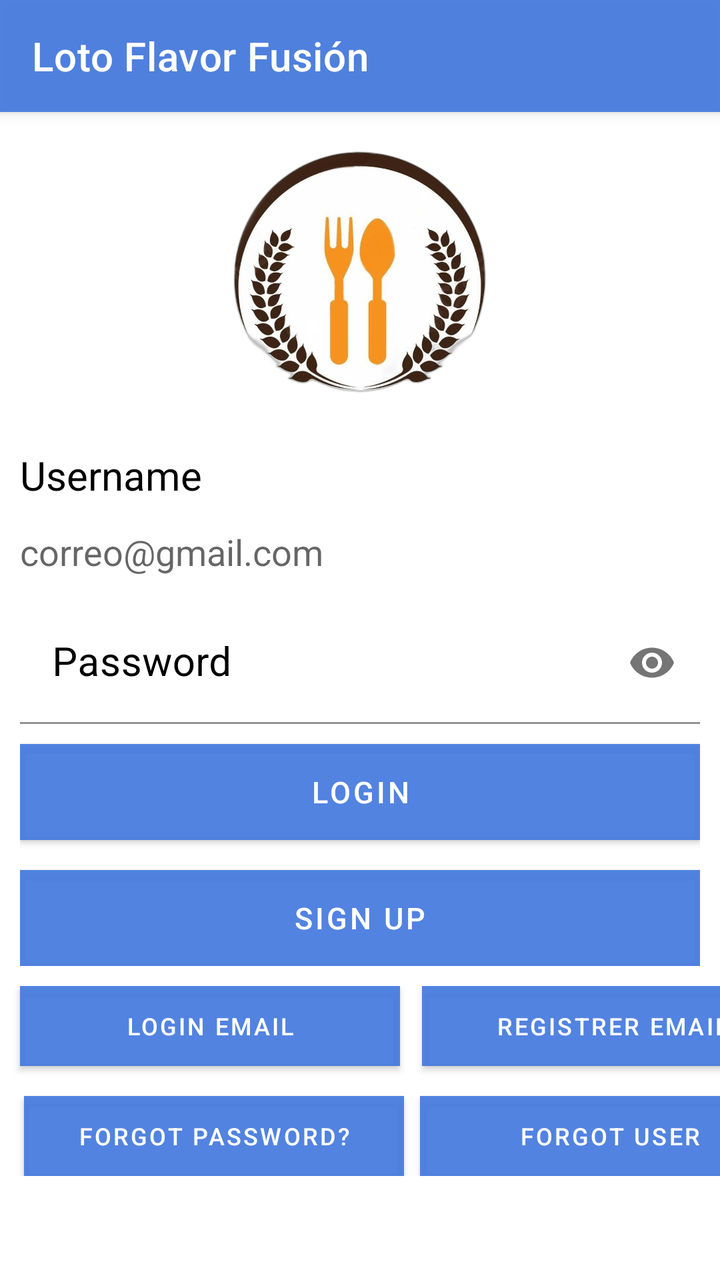
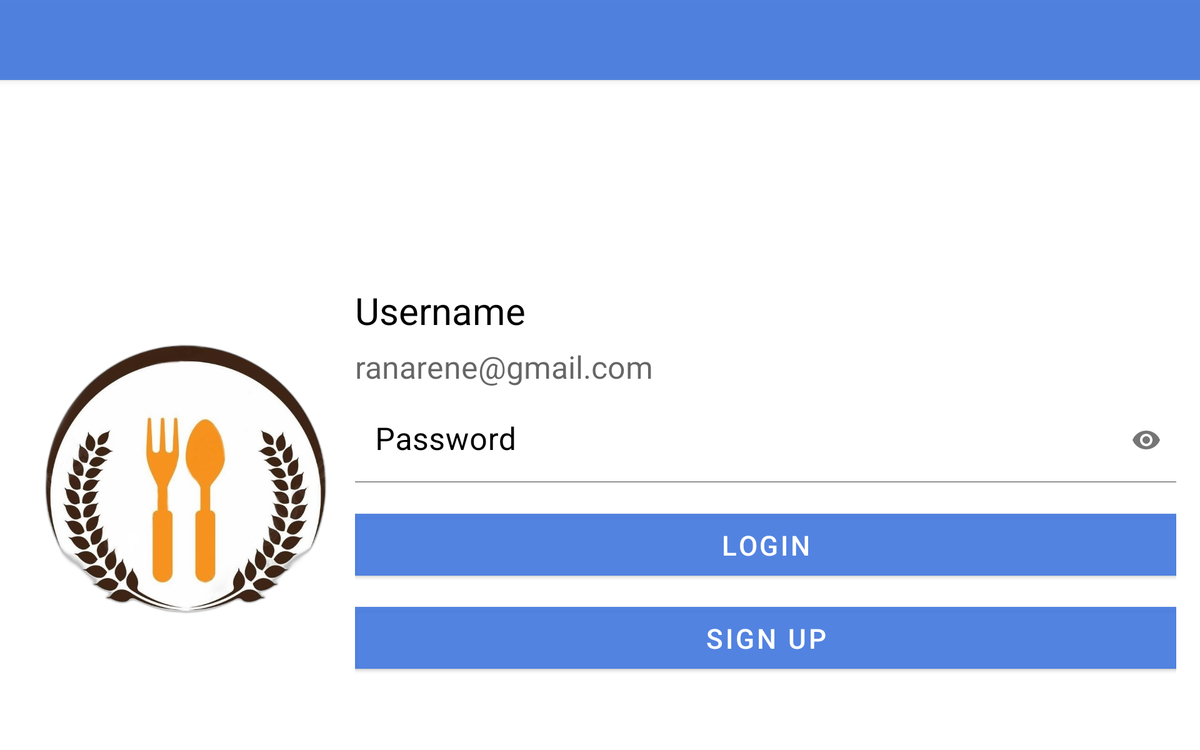

An Android layout and its configuration variant, each rendered on a device that would load it. The default file and the variant file are quoted in full after the pictures.
<!-- AndroidManifest.xml: activity theme Theme.Restaurante.NoActionBar -->
<!-- res/layout/activity_main.xml -->
<?xml version="1.0" encoding="utf-8"?>
<LinearLayout
    xmlns:android="http://schemas.android.com/apk/res/android"
    xmlns:app="http://schemas.android.com/apk/res-auto"
    xmlns:tools="http://schemas.android.com/tools"
    android:layout_width="match_parent"
    android:layout_height="match_parent"
    android:id="@+id/authLayout"
    android:orientation="vertical"
    tools:context=".MainActivity">

    <androidx.appcompat.widget.Toolbar
        android:id="@+id/my_toolbar"
        android:layout_width="match_parent"
        android:layout_height="?attr/actionBarSize"
        app:titleTextColor="@android:color/white"
        android:background="#EE467BDE"
        android:elevation="4dp"
        android:padding="4dp"
        app:title="@string/Restaurante"
        android:theme="@style/ThemeOverlay.AppCompat.ActionBar"
        app:popupTheme="@style/ThemeOverlay.AppCompat.Light"/>

    <LinearLayout
        android:layout_width="match_parent"
        android:layout_height="wrap_content"
        android:layout_margin="16dp"
        android:gravity="center"
        android:orientation="horizontal">

        <ImageView
            android:id="@+id/imgViewSeries"
            android:layout_width="157dp"
            android:layout_height="126dp"
            android:layout_gravity="center"
            android:src="@drawable/restaurante" />


    </LinearLayout>

    <LinearLayout
        android:layout_width="match_parent"
        android:layout_height="wrap_content"
        android:layout_margin="10dp"
        android:gravity="center_vertical"
        android:orientation="vertical">


        <TextView
            android:layout_width="wrap_content"
            android:layout_height="wrap_content"
            android:text="@string/text_username"
            android:textColor="@color/black"
            android:textSize="20sp" />

        <EditText
            android:id="@+id/ed_textUsername"
            android:layout_width="match_parent"
            android:layout_height="50dp"
            android:background="@color/white"
            android:hint="correo@gmail.com"
            android:textColor="@color/black" />

        <com.google.android.material.textfield.TextInputLayout
            android:layout_width="match_parent"
            android:layout_height="wrap_content"
            app:endIconMode="password_toggle"
            android:textColorHint="@color/black">

            <com.google.android.material.textfield.TextInputEditText
                android:id="@+id/ed_textPassword"
                android:layout_width="match_parent"
                android:layout_height="wrap_content"
                android:background="@color/white"
                android:textColor="@color/black"
                android:hint="@string/hint_password"
                android:inputType="textPassword"
                android:textSize="20sp" />

        </com.google.android.material.textfield.TextInputLayout>

        <Button
            android:id="@+id/btn_login"
            android:background="#6C80E4"
            android:layout_width="match_parent"
            android:layout_height="wrap_content"
            android:text="@string/login"
            android:textColor="@color/white"
            android:textSize="15sp"
            android:layout_marginTop="10dp"
            android:onClick="onLogin"/>

        <Button
            android:id="@+id/btn_Register"
            android:background="#6C80E4"
            android:layout_width="match_parent"
            android:layout_height="wrap_content"
            android:text="@string/sign_up"
            android:textColor="@color/white"
            android:textSize="15sp"
            android:layout_marginTop="15dp"
            android:onClick="onRegister"/>



    </LinearLayout>

    <LinearLayout
        android:layout_width="match_parent"
        android:layout_height="wrap_content"
        android:orientation="horizontal">
        <Button
            android:id="@+id/btn_emaillogin"
            android:layout_width="190dp"
            android:layout_height="40sp"
            android:layout_gravity="left"
            android:layout_marginTop="10dp"
            android:layout_marginLeft="10dp"
            android:background="#6C80E4"
            android:onClick="onLogin_email"
            android:text="Login email"
            android:textColor="@color/white"
            android:textSize="12sp" />
        <Button
            android:id="@+id/btn_email"
            android:layout_width="190dp"
            android:layout_height="40sp"
            android:layout_gravity="right"
            android:layout_marginTop="5dp"
            android:layout_marginLeft="11dp"
            android:background="#6C80E4"
            android:onClick="onRegistrer_email"
            android:text="Registrer email"
            android:textColor="@color/white"
            android:textSize="12sp" />
    </LinearLayout>



    <LinearLayout
        android:layout_width="match_parent"
        android:layout_height="wrap_content"
        android:orientation="horizontal">
        <Button
            android:id="@+id/btn_Forgotpwd"
            android:background="#6C80E4"
            android:layout_width="190sp"
            android:layout_height="40sp"
            android:text="@string/text_btnforgotpwd"
            android:textColor="@color/white"
            android:textSize="12sp"
            android:layout_marginTop="5dp"
            android:layout_marginRight="8dp"
            android:layout_marginLeft="12dp"
            android:onClick="onForgotpwd"/>
        <Button
            android:id="@+id/btn_Forgotuser"
            android:background="#6C80E4"
            android:layout_width="190dp"
            android:layout_height="40sp"
            android:text="@string/text_btnforgotuser"
            android:textColor="@color/white"
            android:textSize="12sp"
            android:layout_marginTop="5dp"
            android:layout_marginRight="12dp"
            android:onClick="onForgotusr"/>

    </LinearLayout>

    <LinearLayout
        android:layout_width="match_parent"
        android:layout_height="169dp"
        android:orientation="horizontal"
        android:layout_gravity="center_horizontal"
        android:gravity="center_horizontal">

        <com.google.android.gms.common.SignInButton
            android:id="@+id/btn_google"
            android:layout_width="wrap_content"
            android:layout_height="wrap_content"
            android:layout_gravity="center"/>

        <ImageButton
            android:id="@+id/btn_facebook"
            android:layout_width="50dp"
            android:layout_height="50dp"
            android:layout_gravity="center"
            android:layout_marginLeft="15dp"
            android:onClick="onLoginFacebook"
            android:backgroundTint="#FAFAFA"
            android:src="@drawable/facebook"/>

        <ImageButton
            android:id="@+id/btn_instagram"
            android:layout_width="50dp"
            android:layout_height="50dp"
            android:layout_gravity="center"
            android:layout_marginLeft="15dp"
            android:onClick="onLoginInstagram"
            android:backgroundTint="#FAFAFA"
            android:src="@drawable/instagram"/>


    </LinearLayout>

</LinearLayout>
<!-- resources referenced by this layout -->
<resources>
  <!-- drawable facebook: png bitmap (drawable, 984 bytes) -->
  <!-- drawable instagram: png bitmap (drawable, 3181 bytes) -->
  <!-- drawable restaurante: jpg bitmap (drawable, 345283 bytes) -->
  <string name="Restaurante">Loto Flavor Fusión</string>
  <string name="hint_password">Password</string>
  <string name="login">Login</string>
  <string name="sign_up">Sign up</string>
  <string name="text_btnforgotpwd">Forgot Password?</string>
  <string name="text_btnforgotuser">Forgot User</string>
  <string name="text_username">Username</string>
  <style name="Theme.Restaurante.NoActionBar">
          <item name="windowActionBar">false</item>
          <item name="windowNoTitle">true</item>
      </style>
</resources>
<!-- res/layout-sw600dp-land/activity_main.xml (the repository's variant of the layout above) -->
<!-- drawn on a 7-inch tablet turned sideways -->
<?xml version="1.0" encoding="utf-8"?>
<LinearLayout
    xmlns:android="http://schemas.android.com/apk/res/android"
    xmlns:app="http://schemas.android.com/apk/res-auto"
    xmlns:tools="http://schemas.android.com/tools"
    android:id="@+id/authLayout"
    android:layout_width="match_parent"
    android:layout_height="match_parent"
    android:orientation="vertical"
    tools:context=".MainActivity">

    <androidx.appcompat.widget.Toolbar
        android:id="@+id/my_toolbar"
        android:layout_width="match_parent"
        android:layout_height="?attr/actionBarSize"
        app:titleTextColor="@android:color/white"
        android:background="#EE467BDE"
        android:elevation="4dp"
        android:theme="@style/ThemeOverlay.AppCompat.ActionBar"
        app:popupTheme="@style/ThemeOverlay.AppCompat.Light"/>

    <LinearLayout
        android:layout_width="match_parent"
        android:layout_height="603dp"
        android:layout_margin="16dp"
        android:gravity="center"
        android:orientation="horizontal">

        <ImageView
            android:id="@+id/imgViewSeries"
            android:layout_width="235dp"
            android:layout_height="235dp"
            android:layout_marginLeft="15dp"
            android:layout_marginRight="15dp"
            android:src="@drawable/restaurante" />

        <LinearLayout
            android:layout_width="match_parent"
            android:layout_height="400dp"
            android:layout_margin="3dp"
            android:gravity="center_vertical"
            android:orientation="vertical"
            android:layout_marginLeft="20dp"
            android:layout_marginRight="20dp">


            <TextView
                android:layout_width="wrap_content"
                android:layout_height="wrap_content"
                android:text="@string/text_username"
                android:textColor="@color/black"
                android:textSize="30sp" />

            <EditText
                android:id="@+id/ed_textUsername"
                android:layout_width="match_parent"
                android:layout_height="50dp"
                android:background="@color/white"
                android:hint="ranarene@gmail.com"
                android:textColor="@color/black"
                android:textSize="25sp" />

            <com.google.android.material.textfield.TextInputLayout
                android:layout_width="match_parent"
                android:layout_height="wrap_content"
                android:textColorHint="@color/black"
                app:endIconMode="password_toggle">

                <com.google.android.material.textfield.TextInputEditText
                    android:id="@+id/ed_textPassword"
                    android:layout_width="match_parent"
                    android:layout_height="wrap_content"
                    android:background="@color/white"
                    android:hint="@string/hint_password"
                    android:inputType="textPassword"
                    android:textColor="@color/black"
                    android:textSize="25sp" />

            </com.google.android.material.textfield.TextInputLayout>

            <Button
                android:id="@+id/btn_login"
                android:background="#6C80E4"
                android:layout_width="match_parent"
                android:layout_height="wrap_content"
                android:text="Login"
                android:textColor="@color/white"
                android:textSize="22sp"
                android:layout_marginTop="25dp"
                android:onClick="onLogin"/>

            <Button
                android:id="@+id/btn_Register"
                android:background="#6C80E4"
                android:layout_width="match_parent"
                android:layout_height="wrap_content"
                android:text="Sign up"
                android:textColor="@color/white"
                android:textSize="22sp"
                android:layout_marginTop="25dp"
                android:onClick="onRegister"/>

        </LinearLayout>


    </LinearLayout>

</LinearLayout>
<!-- resources referenced by the variant -->
<!-- as a 7-inch tablet turned sideways resolves them -->
<resources>
  <!-- drawable restaurante: jpg bitmap (drawable, 345283 bytes) -->
  <string name="hint_password">Password</string>
  <string name="text_username">Username</string>
  <style name="Theme.Restaurante.NoActionBar">
          <item name="windowActionBar">false</item>
          <item name="windowNoTitle">true</item>
      </style>
</resources>
